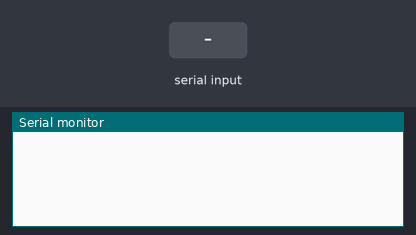
Bench run of a sketch on a simulated ESP8266 (NodeMCU). On the bench: the last lines printed to the serial monitor. The inputs (shaded band) are chosen by the test bench.

Above: at 1.2 s.
1.3 s: "Now Location=" received over the second serial link
At 2.5 s:
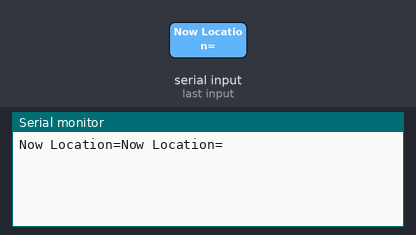
2.8 s: "1" received over the second serial link
At 4.1 s:
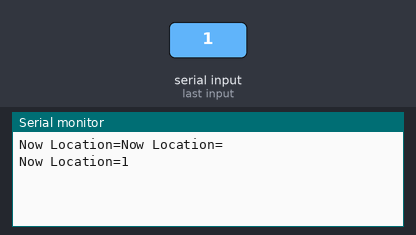

Measured:
- after the input at 1.3 s, the serial monitor: prints a new line after 0.07 s (image 1)
- after the input at 2.8 s, the serial monitor: prints a new line at once (image 2)

The sketch:

bletest.ino
```cpp
#include <ESP8266WiFi.h>
#include <time.h>
#include <SoftwareSerial.h>
#define BT_RX D7
#define BT_TX D8

SoftwareSerial HM10(BT_RX,BT_TX);  // RX핀(7번)은 HM10의 TX에 연결
                                   // TX핀(8번)은 HM10의 RX에 연결

String location="";
const char* ssid = "";  // AP SSID
const char* password = ""; // AP password

int line=0;
/*
void bt()
{
  int len=0;
  while(1)
  {
    char myChar = (char)HM10.read();  //mySerial int 값을 char 형식으로 변환
    location+=myChar;   //수신되는 문자를 myString에 모두 붙임 (1바이트씩 전송되는 것을 연결)
    delay(5);           //수신 문자열 끊김 방지
    len++;
  }
}
*/

void setup(void)
{
  Serial.begin(115200);
  /*
  Serial.printf("start start   \r\n");

  WiFi.mode(WIFI_STA);
  WiFi.begin(ssid, password);
  Serial.println("\nConnecting to WiFi");
  while (WiFi.status() != WL_CONNECTED) {
    Serial.print(".");
    delay(1000);
  }
  */
  HM10.begin(9600);
}

void loop()
{
  //while(HM10.available())  //mySerial에 전송된 값이 있으면
  //{
    while(HM10.available())
    {
      char myChar = (char)HM10.read();  //mySerial int 값을 char 형식으로 변환
      location+=myChar;   //수신되는 문자를 myString에 모두 붙임 (1바이트씩 전송되는 것을 연결)
      delay(5);           //수신 문자열 끊김 방지
    }
  //}

  if(!location.equals("Now Location=")) Serial.println(location);
  location="Now Location=";
  /*
  if (HM10.available()) {
    Serial.write(HM10.read());
  }
  if (Serial.available()) {
    HM10.write(Serial.read());
  }
  */
}

//1159068000
```
